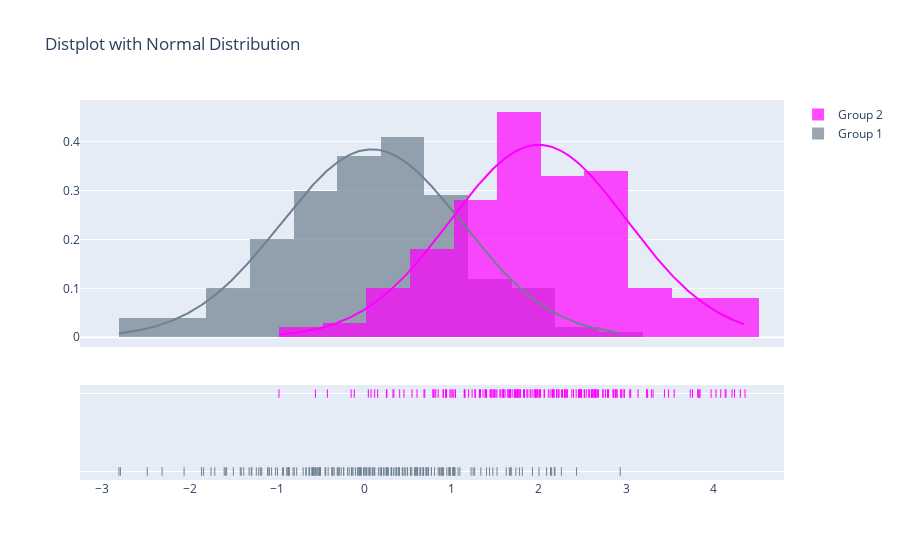

This figure's notebook cell:
### Code cell
import plotly.figure_factory as ff
import numpy as np

x1 = np.random.randn(200)
x2 = np.random.randn(200) + 2

group_labels = ['Group 1', 'Group 2']

colors = ['slategray', 'magenta']

# Create distplot with curve_type set to 'normal'
fig = ff.create_distplot([x1, x2], group_labels, bin_size=.5,
                         curve_type='normal', # override default 'kde'
                         colors=colors)

# Add title
fig.update_layout(title_text='Distplot with Normal Distribution')
fig.show()

### Figure 1 — Plotly figure (JSON) as saved in the notebook; plotly's stock layout.template omitted (floating-point values rounded to 4 significant figures; data arrays with more than 128 entries replaced by an {"elided": "..."} marker saying what was removed)
{"data": [{"autobinx": false, "histnorm": "probability density", "legendgroup": "Group 1", "marker": {"color": "slategray"}, "name": "Group 1", "opacity": 0.7, "type": "histogram", "x": {"elided": "200 float values"}, "xaxis": "x", "xbins": {"end": 2.932, "size": 0.5, "start": -2.81}, "yaxis": "y"}, {"autobinx": false, "histnorm": "probability density", "legendgroup": "Group 2", "marker": {"color": "magenta"}, "name": "Group 2", "opacity": 0.7, "type": "histogram", "x": {"elided": "200 float values"}, "xaxis": "x", "xbins": {"end": 4.362, "size": 0.5, "start": -0.9775}, "yaxis": "y"}, {"legendgroup": "Group 1", "marker": {"color": "slategray"}, "mode": "lines", "name": "Group 1", "showlegend": false, "type": "scatter", "x": {"elided": "500 float values"}, "xaxis": "x", "y": {"elided": "500 float values"}, "yaxis": "y"}, {"legendgroup": "Group 2", "marker": {"color": "magenta"}, "mode": "lines", "name": "Group 2", "showlegend": false, "type": "scatter", "x": {"elided": "500 float values"}, "xaxis": "x", "y": {"elided": "500 float values"}, "yaxis": "y"}, {"legendgroup": "Group 1", "marker": {"color": "slategray", "symbol": "line-ns-open"}, "mode": "markers", "name": "Group 1", "showlegend": false, "type": "scatter", "x": {"elided": "200 float values"}, "xaxis": "x", "y": {"elided": "200 str values"}, "yaxis": "y2"}, {"legendgroup": "Group 2", "marker": {"color": "magenta", "symbol": "line-ns-open"}, "mode": "markers", "name": "Group 2", "showlegend": false, "type": "scatter", "x": {"elided": "200 float values"}, "xaxis": "x", "y": {"elided": "200 str values"}, "yaxis": "y2"}], "layout": {"barmode": "overlay", "hovermode": "closest", "legend": {"traceorder": "reversed"}, "title": {"text": "Distplot with Normal Distribution"}, "xaxis": {"anchor": "y2", "domain": [0, 1], "zeroline": false}, "yaxis": {"anchor": "free", "domain": [0.35, 1], "position": 0}, "yaxis2": {"anchor": "x", "domain": [0, 0.25], "dtick": 1, "showticklabels": false}}}
